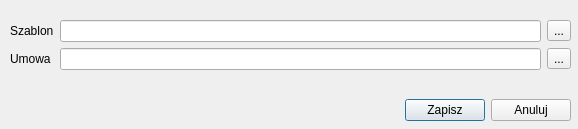
<?xml version="1.0" encoding="UTF-8"?>
<ui version="4.0">
 <class>dlg_print</class>
 <widget class="QDialog" name="dlg_print">
  <property name="geometry">
   <rect>
    <x>0</x>
    <y>0</y>
    <width>578</width>
    <height>129</height>
   </rect>
  </property>
  <property name="windowTitle">
   <string>Dialog</string>
  </property>
  <widget class="QWidget" name="">
   <property name="geometry">
    <rect>
     <x>10</x>
     <y>20</y>
     <width>561</width>
     <height>101</height>
    </rect>
   </property>
   <layout class="QVBoxLayout" name="verticalLayout">
    <item>
     <layout class="QFormLayout" name="formLayout">
      <item row="0" column="0">
       <widget class="QLabel" name="lbl_template">
        <property name="text">
         <string>Szablon</string>
        </property>
       </widget>
      </item>
      <item row="0" column="1">
       <layout class="QHBoxLayout" name="horizontalLayout_4">
        <item>
         <widget class="QLineEdit" name="led_template"/>
        </item>
        <item>
         <widget class="QToolButton" name="btn_template">
          <property name="text">
           <string>...</string>
          </property>
         </widget>
        </item>
       </layout>
      </item>
      <item row="1" column="0">
       <widget class="QLabel" name="lbl_agreement">
        <property name="text">
         <string>Umowa</string>
        </property>
       </widget>
      </item>
      <item row="1" column="1">
       <layout class="QHBoxLayout" name="horizontalLayout_3">
        <item>
         <widget class="QLineEdit" name="led_agreement"/>
        </item>
        <item>
         <widget class="QToolButton" name="btn_agreement">
          <property name="text">
           <string>...</string>
          </property>
         </widget>
        </item>
       </layout>
      </item>
     </layout>
    </item>
    <item>
     <layout class="QHBoxLayout" name="horizontalLayout_2">
      <item>
       <spacer name="horizontalSpacer">
        <property name="orientation">
         <enum>Qt::Horizontal</enum>
        </property>
        <property name="sizeHint" stdset="0">
         <size>
          <width>40</width>
          <height>20</height>
         </size>
        </property>
       </spacer>
      </item>
      <item>
       <widget class="QPushButton" name="btn_save">
        <property name="text">
         <string>Zapisz</string>
        </property>
       </widget>
      </item>
      <item>
       <widget class="QPushButton" name="btn_cancel">
        <property name="text">
         <string>Anuluj</string>
        </property>
       </widget>
      </item>
     </layout>
    </item>
   </layout>
  </widget>
 </widget>
 <resources/>
 <connections/>
</ui>
